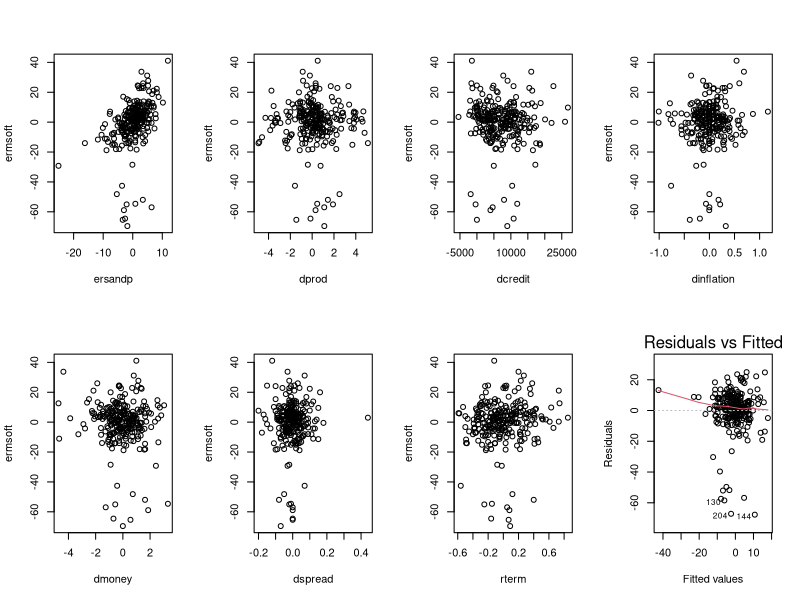
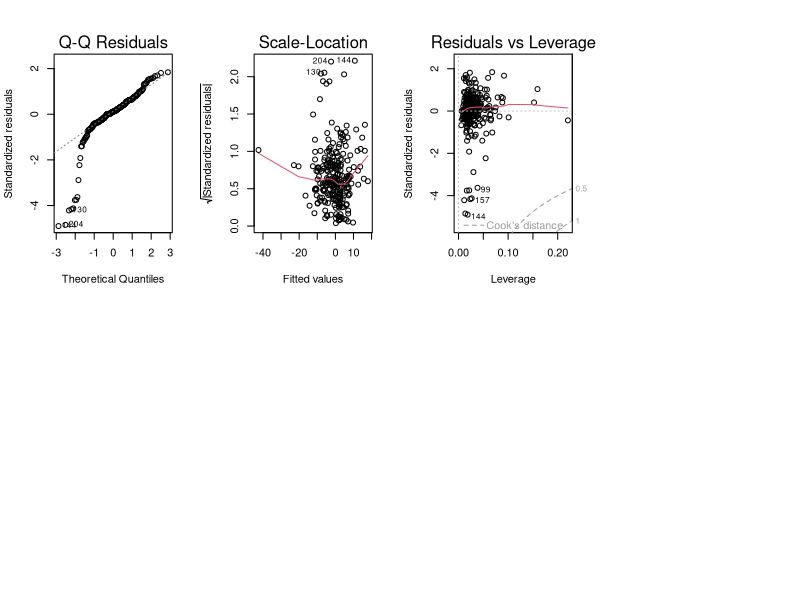

Write the R code that produced these figures, in order.


################# Chapter 3 ###########################

# data import & preprocessing
install.packages('readxl')
library(readxl)
setwd('/Users/imchaebin/Desktop/시계열분석/숙제1/data/')
data <- read_excel('macro.xls')
colnames(data)
data$dspread <- c(NA, diff(data$`BAA-AAA SPREAD`))
data$dcredit <- c(NA, diff(data$`CONSUMER CREDIT`))
data$dprod <- c(NA, diff(data$`Industrial production`))
data$rmsoft <- c(NA, 100*diff(log(data$`Microsoft`)))
data$rsandp <- c(NA, 100*diff(log(data$`SANDP`)))
data$dmoney <- c(NA, diff(data$`M1MONEY SUPPLY`))
data$inflation <- c(NA, 100*diff(log(data$`CPI`)))
data$term <- data$USTB10Y - data$USTB3M
data$dinflation <- c(NA, diff(data$`inflation`))
data$mustb3m <- data$USTB3M/12
data$rterm <- c(NA, diff(data$`term`))
data$ermsoft <- data$rmsoft - data$mustb3m
data$ersandp <- data$rsandp - data$mustb3m

# multiple linear regression
df <- data[,c('ermsoft', 'ersandp', 'dprod', 'dcredit', 'dinflation', 'dmoney', 'dspread', 'rterm')]
fitAll <- lm(ermsoft ~ ., data = df)
formula(fitAll)
par(mfrow = c(2, 4))
plot(formula(fitAll), data = df)
plot(fitAll)

summary(fitAll)

# multiple linear regression with making DPROD, DCREDIT, DSPREAD zero
df2 <- data[,c('ermsoft', 'ersandp', 'dinflation', 'dmoney', 'rterm')]
fit2 <- lm(ermsoft ~ ., data = df2)
anova(fitAll, fit2)


# stepwise linear regression
fit <- lm(ermsoft ~ 1, data = df)
head(df)
summary(fit)
step(fit, direction = 'forward', scope = formula(fitAll))

